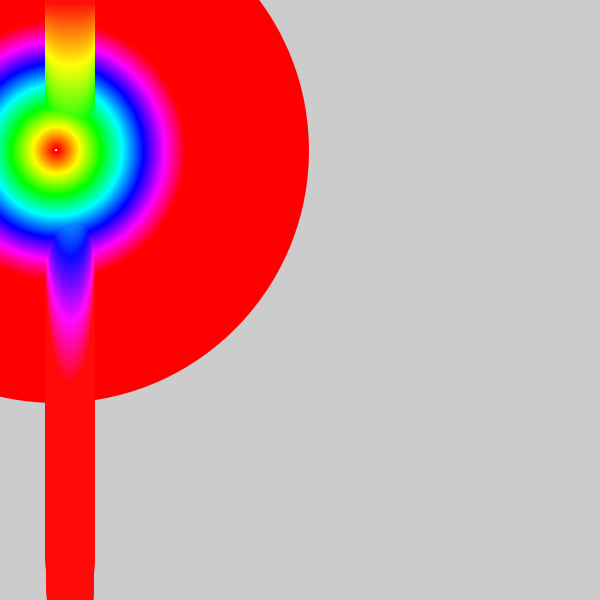
Frame 1 (no input)
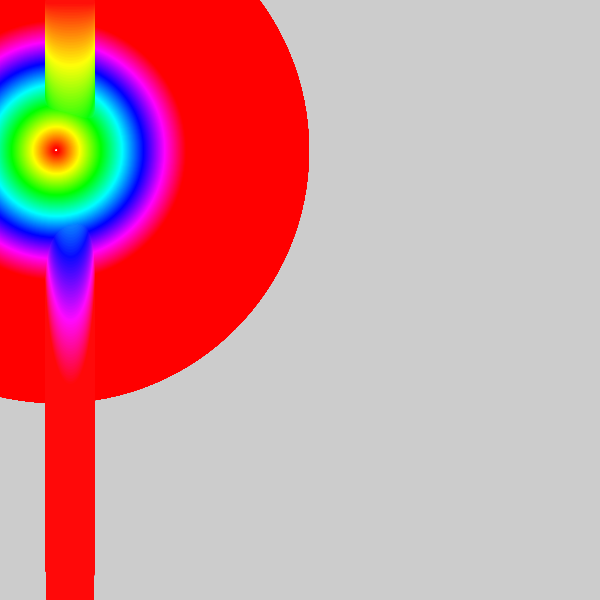
Frame 60 (the mouse pressed at the canvas centre just before this capture)
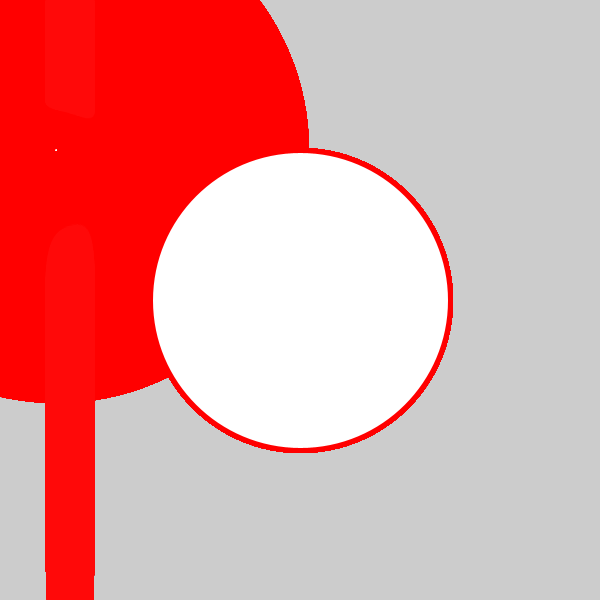
Frame 120 (the mouse held since frame 60 and released just before this capture)

The Processing sketch that drew these frames (run headless with seeded random() and noise(); from frame 60 on, the mouse is pressed at the canvas centre):

// Processing sketch: processing_185638
// ── processing_185638.pde

void setup() {
size(600,600);
colorMode(HSB);
strokeWeight(5);
}
void draw(){
for(int i=500; i>0;i=i-1){ 

stroke(i+mouseY,255,255);
ellipse(56,150,i,i);
stroke(i+mouseX,245,255);
ellipse(70,i,45,i);

stroke((i/7)+(mouseX),mouseY,255);
ellipse(mouseX,mouseY,mouseX,mouseY);
  }

  }
